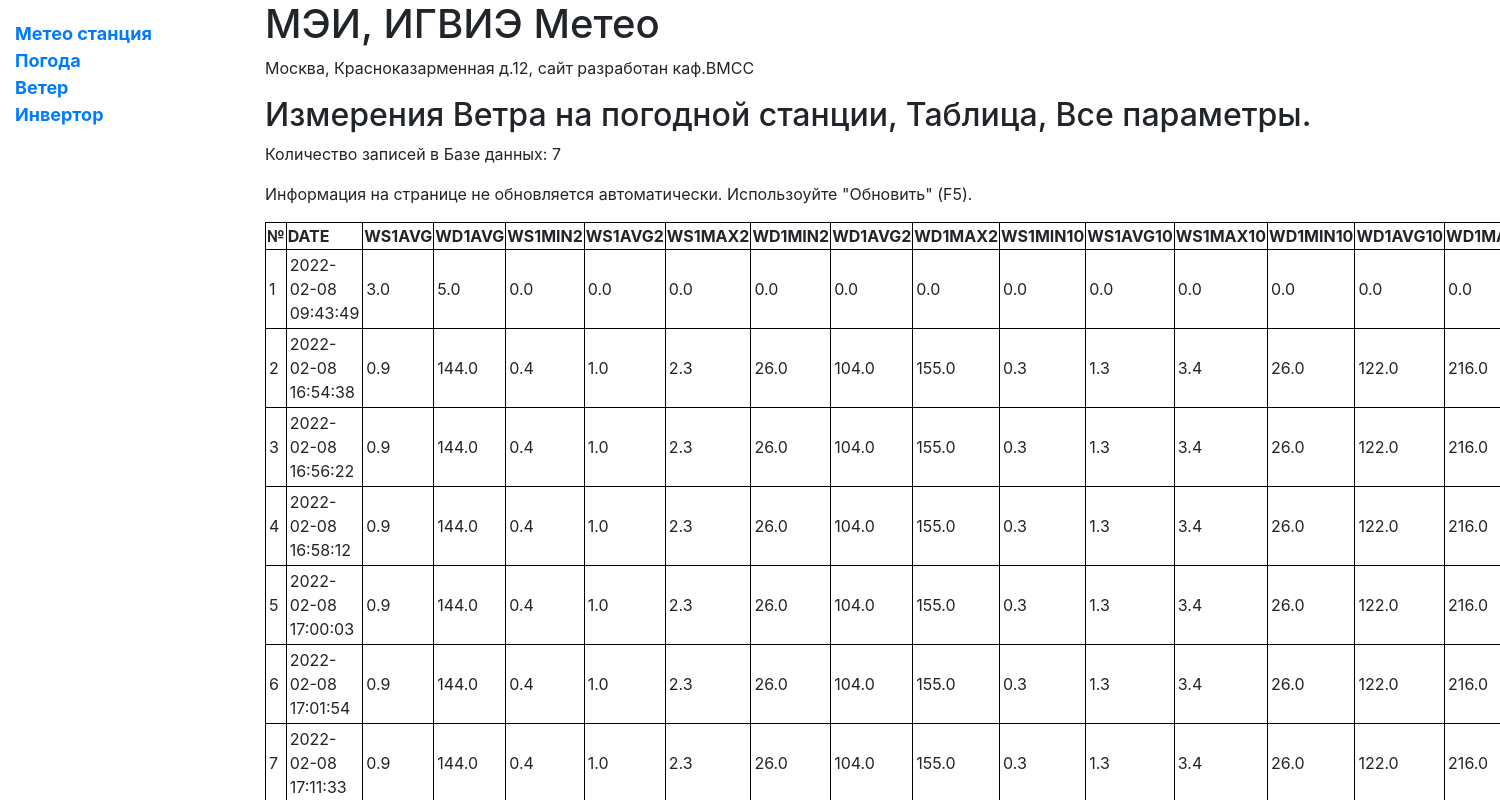
The page /meteo/windmod on the database its author committed.
### meteo/models.py (models this page shows, shortened)
class WindRecord(models.Model):
    DATE = models.DateTimeField(default=timezone.now)
    WS1AVG = models.FloatField(default=0)
    WD1AVG = models.FloatField(default=0)
    WS1MIN2 = models.FloatField(default=0)
    WS1AVG2 = models.FloatField(default=0)
    WS1MAX2 = models.FloatField(default=0)
    WD1MIN2 = models.FloatField(default=0)
    WD1AVG2 = models.FloatField(default=0)
    WD1MAX2 = models.FloatField(default=0)
    WS1MIN10 = models.FloatField(default=0)
    WS1AVG10 = models.FloatField(default=0)
    WS1MAX10 = models.FloatField(default=0)
    WD1MIN10 = models.FloatField(default=0)
    WD1AVG10 = models.FloatField(default=0)
    WD1MAX10 = models.FloatField(default=0)
    class Meta:
        ordering = ['-DATE']

### meteo/views.py (the view)
# urls.py: path('windmod', views.windmod, name='windmod'),
def windmod(request):
    records = WindRecord.objects.all().order_by('id')
    num_instances = WindRecord.objects.all().count()
    context = {
        'records': records,
        'num_instances': num_instances,
    }
    return render(request, 'windmod.html', context=context)

### meteo/templates/windmod.html (shortened to what this page needs)
{% extends "base_generic.html" %}
{% block content %}
    <h2>Измерения Ветра на погодной станции, Таблица, Все параметры. </h2>
  <p>Количество записей в Базе данных: {{ num_instances }}</p>
    <p>Информация на странице не обновляется автоматически. Использоуйте "Обновить" (F5).</p>
  <table class="dataframe">
  <thead>
    <tr >
      <th>№</th>
      <th>DATE</th>
      <th>WS1AVG</th>
      <th>WD1AVG</th>
      <th>WS1MIN2</th>
        <th>WS1AVG2</th>
        <th>WS1MAX2</th>
        <th>WD1MIN2</th>
        <th>WD1AVG2</th>
        <th>WD1MAX2</th>
        <th>WS1MIN10</th>
        <th>WS1AVG10</th>
        <th>WS1MAX10</th>
        <th>WD1MIN10</th>
        <th>WD1AVG10</th>
        <th>WD1MAX10</th>
    </tr>
  </thead>
  <tbody>
    {% for row in records %}
    <tr>
    <td>{{ row.id }}</td>
      <td>{{ row.DATE|date:"Y-m-d   H:i:s"  }}</td>
      <td>{{ row.WS1AVG }}</td>
      <td>{{ row.WD1AVG }}</td>
     <td>{{ row.WS1MIN2 }}</td>
    <td>{{ row.WS1AVG2 }}</td>
    <td>{{ row.WS1MAX2 }}</td>
    <td>{{ row.WD1MIN2 }}</td>
    <td>{{ row.WD1AVG2 }}</td>
    <td>{{ row.WD1MAX2 }}</td>
    <td>{{ row.WS1MIN10 }}</td>
    <td>{{ row.WS1AVG10 }}</td>
    <td>{{ row.WS1MAX10 }}</td>
    <td>{{ row.WD1MIN10 }}</td>
    <td>{{ row.WD1AVG10 }}</td>
    <td>{{ row.WD1MAX10 }}</td>
    </tr>
    {% endfor %}
   </tbody>
</table>
{% endblock %}

### meteo/templates/windmod.html (style rules this page uses)
table, th, td { border: 1px solid black; }
td { padding: 3px }

### rows shown on the page
WindRecord: id "1", DATE "2022-02-08 09:43:49", WS1AVG "3.0", WD1AVG "5.0", WS1MIN2 "0.0", WS1AVG2 "0.0", WS1MAX2 "0.0", WD1MIN2 "0.0", WD1AVG2 "0.0", WD1MAX2 "0.0", WS1MIN10 "0.0", WS1AVG10 "0.0", WS1MAX10 "0.0", WD1MIN10 "0.0", WD1AVG10 "0.0", WD1MAX10 "0.0"
WindRecord: id "2", DATE "2022-02-08 16:54:38", WS1AVG "0.9", WD1AVG "144.0", WS1MIN2 "0.4", WS1AVG2 "1.0", WS1MAX2 "2.3", WD1MIN2 "26.0", WD1AVG2 "104.0", WD1MAX2 "155.0", WS1MIN10 "0.3", WS1AVG10 "1.3", WS1MAX10 "3.4", WD1MIN10 "26.0", WD1AVG10 "122.0", WD1MAX10 "216.0"
WindRecord: id "3", DATE "2022-02-08 16:56:22", WS1AVG "0.9", WD1AVG "144.0", WS1MIN2 "0.4", WS1AVG2 "1.0", WS1MAX2 "2.3", WD1MIN2 "26.0", WD1AVG2 "104.0", WD1MAX2 "155.0", WS1MIN10 "0.3", WS1AVG10 "1.3", WS1MAX10 "3.4", WD1MIN10 "26.0", WD1AVG10 "122.0", WD1MAX10 "216.0"
WindRecord: id "4", DATE "2022-02-08 16:58:12", WS1AVG "0.9", WD1AVG "144.0", WS1MIN2 "0.4", WS1AVG2 "1.0", WS1MAX2 "2.3", WD1MIN2 "26.0", WD1AVG2 "104.0", WD1MAX2 "155.0", WS1MIN10 "0.3", WS1AVG10 "1.3", WS1MAX10 "3.4", WD1MIN10 "26.0", WD1AVG10 "122.0", WD1MAX10 "216.0"
WindRecord: id "5", DATE "2022-02-08 17:00:03", WS1AVG "0.9", WD1AVG "144.0", WS1MIN2 "0.4", WS1AVG2 "1.0", WS1MAX2 "2.3", WD1MIN2 "26.0", WD1AVG2 "104.0", WD1MAX2 "155.0", WS1MIN10 "0.3", WS1AVG10 "1.3", WS1MAX10 "3.4", WD1MIN10 "26.0", WD1AVG10 "122.0", WD1MAX10 "216.0"
WindRecord: id "6", DATE "2022-02-08 17:01:54", WS1AVG "0.9", WD1AVG "144.0", WS1MIN2 "0.4", WS1AVG2 "1.0", WS1MAX2 "2.3", WD1MIN2 "26.0", WD1AVG2 "104.0", WD1MAX2 "155.0", WS1MIN10 "0.3", WS1AVG10 "1.3", WS1MAX10 "3.4", WD1MIN10 "26.0", WD1AVG10 "122.0", WD1MAX10 "216.0"
WindRecord: id "7", DATE "2022-02-08 17:11:33", WS1AVG "0.9", WD1AVG "144.0", WS1MIN2 "0.4", WS1AVG2 "1.0", WS1MAX2 "2.3", WD1MIN2 "26.0", WD1AVG2 "104.0", WD1MAX2 "155.0", WS1MIN10 "0.3", WS1AVG10 "1.3", WS1MAX10 "3.4", WD1MIN10 "26.0", WD1AVG10 "122.0", WD1MAX10 "216.0"

### other values the page prints
{{ num_instances }} "7"
